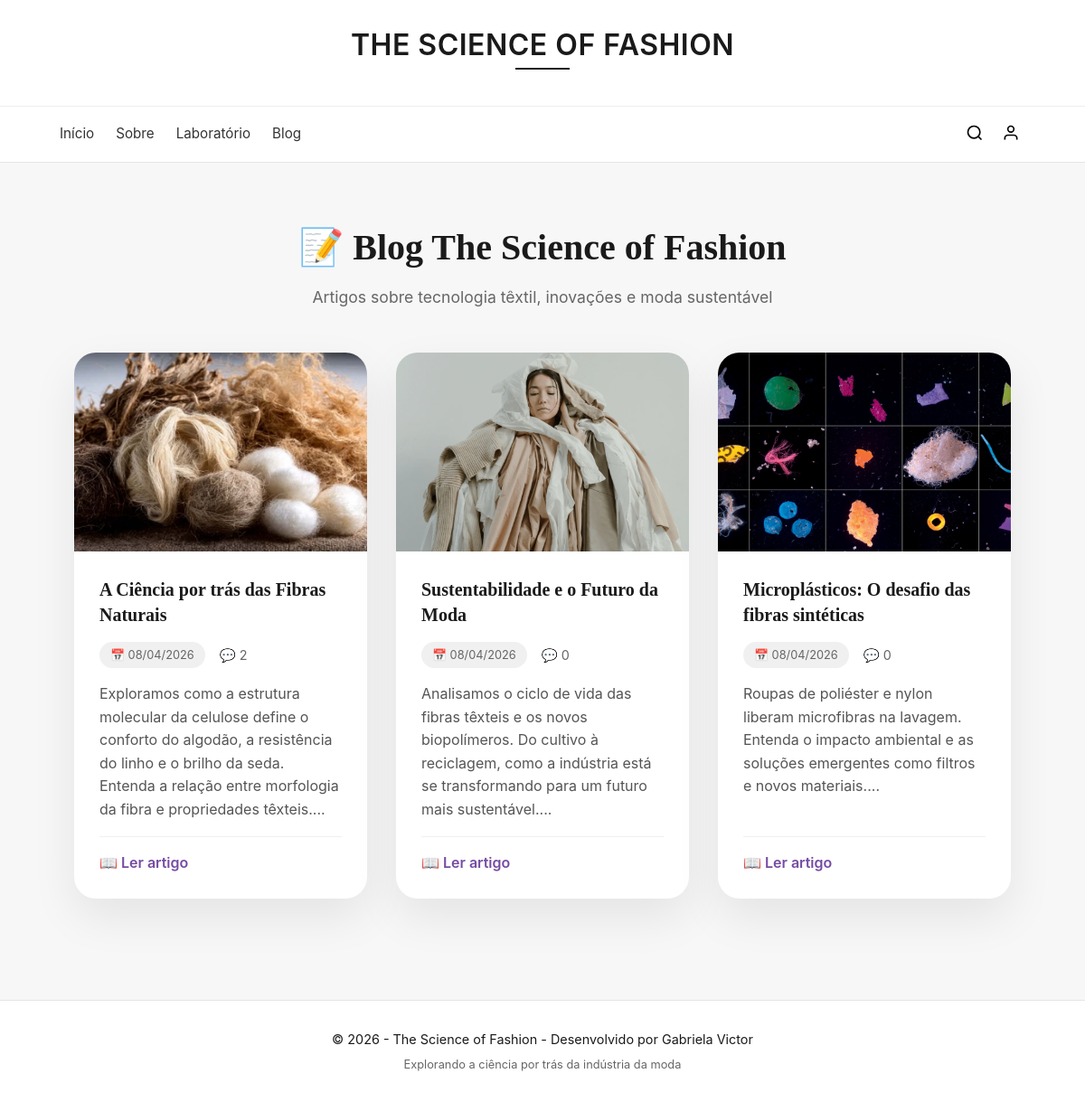
/blog, run on an earlier commit of the app's database.
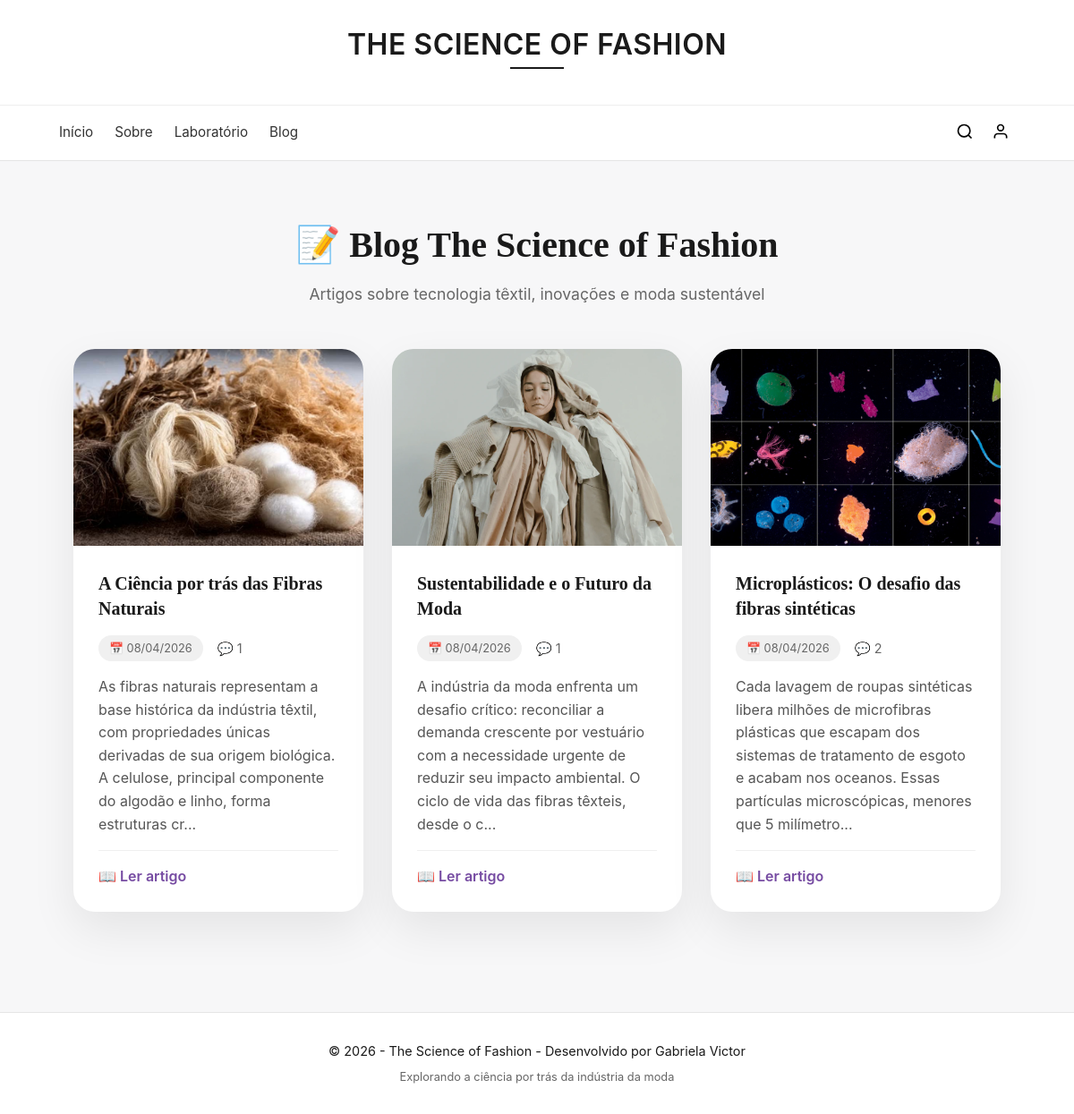
And on a later commit of the database.
### models.py (models this page shows)
class Post(SQLModel, table=True):
    id: Optional[int] = Field(default=None, primary_key=True)
    titulo: str
    conteudo: str
    foto_url: Optional[str] = None
    data_publicacao: datetime = Field(default_factory=datetime.now)
    comentarios: List["Comentario"] = Relationship(back_populates="post")
    usuarios_que_favoritaram: List[Usuario] = Relationship(back_populates="posts_favoritos", link_model=FavoritoPost)

### main.py (the view)
@app.get("/blog", response_class=HTMLResponse)
async def listar_posts(
    request: Request,
    session: Session = Depends(get_session),
    usuario: Optional[Usuario] = Depends(get_usuario_logado)
):
    posts = session.exec(select(Post)).all()
    if "HX-Request" in request.headers:
        return templates.TemplateResponse(request, "partials/posts_list.html", {"posts": posts, "usuario": usuario})
    return templates.TemplateResponse(request, "blog/lista_posts.html", {"posts": posts, "usuario": usuario})

### templates/blog/lista_posts.html (shortened to what this page needs)
{% extends "base.html" %}
{% block content %}
<div id="blog-list-wrapper">
    {% include "partials/posts_list.html" %}
</div>
{% endblock %}

### templates/base.html (shortened to what this page needs)
<!DOCTYPE html>
<html lang="pt-br">
<head>
    <link rel="stylesheet" href="/static/css/base.css">
    <link rel="stylesheet" href="/static/css/index.css">
    <link rel="stylesheet" href="/static/css/pages/laboratorio.css">
    <link rel="stylesheet" href="/static/css/pages/microscopio.css">
    <link rel="stylesheet" href="/static/css/pages/fibras_naturais.css">
    <link rel="stylesheet" href="/static/css/pages/fibras_sinteticas.css">
    <link rel="stylesheet" href="/static/css/pages/fibra_detalhes_content.css">
    <link rel="stylesheet" href="/static/css/pages/sobre.css">
    <link rel="stylesheet" href="/static/css/pages/blog.css">
    <link rel="stylesheet" href="/static/css/pages/login.css">
    <link rel="stylesheet" href="/static/css/pages/cadastro.css">
    <link rel="stylesheet" href="/static/css/pages/perfil.css">
    <link rel="stylesheet" href="/static/css/search.css">
</head>
<body>
    <header class="main-header">
        <div class="hero-title">
            <h1 class="site-title">The Science of Fashion</h1>
            <div class="title-underline"></div>
        </div>
        <nav class="nav-bar">
            <div class="nav-container">
                <div class="nav-links">
                    <a href="/" class="nav-link"
                       hx-get="/" hx-target="#main-content" hx-push-url="true" hx-swap="innerHTML">Início</a>
                    <a href="/sobre" class="nav-link"
                       hx-get="/sobre" hx-target="#main-content" hx-push-url="true" hx-swap="innerHTML">Sobre</a>
                    <a href="/laboratorio" class="nav-link"
                       hx-get="/laboratorio" hx-target="#main-content" hx-push-url="true" hx-swap="innerHTML">Laboratório</a>
                    <a href="/blog" class="nav-link"
                       hx-get="/blog" hx-target="#main-content" hx-push-url="true" hx-swap="innerHTML">Blog</a>
                </div>
                <div class="nav-actions">
                    <div class="search-wrapper">
                        <button class="nav-icon-btn search-btn" id="searchBtn" aria-label="Pesquisar">
                            <svg width="20" height="20" viewBox="0 0 24 24" fill="none" stroke="currentColor" stroke-width="2">
                                <circle cx="11" cy="11" r="8"></circle>
                                <line x1="21" y1="21" x2="16.65" y2="16.65"></line>
                            </svg>
                        </button>
                    </div>
                    <div class="account-wrapper">
                        <button class="nav-icon-btn account-btn" id="accountBtn">
                            <svg width="20" height="20" viewBox="0 0 24 24" fill="none" stroke="currentColor" stroke-width="2">
                                <path d="M20 21v-2a4 4 0 0 0-4-4H8a4 4 0 0 0-4 4v2"></path>
                                <circle cx="12" cy="7" r="4"></circle>
                            </svg>
                        </button>
                    </div>
                </div>
            </div>
        </nav>
    </header>
    <main id="main-content">
        {% block content %}{% endblock %}
    </main>
    <footer class="main-footer">
        <p>&copy; 2026 - The Science of Fashion - Desenvolvido por Gabriela Victor</p>
        <p class="footer-sub">Explorando a ciência por trás da indústria da moda</p>
    </footer>
</body>
</html>

### templates/partials/posts_list.html
<div class="blog-container">
    <div class="blog-header">
        <h1>📝 Blog The Science of Fashion</h1>
        <p>Artigos sobre tecnologia têxtil, inovações e moda sustentável</p>
    </div>
    <div class="posts-grid" id="posts-grid">
        {% for post in posts %}
        <article class="post-card"
                 hx-get="/blog/post/{{ post.id }}"
                 hx-target="#main-content"
                 hx-push-url="true"
                 hx-swap="innerHTML">
            {% if post.foto_url %}
            <div class="post-card-image">
                <img src="{{ post.foto_url }}" alt="{{ post.titulo }}">
            </div>
            {% else %}
            <div class="post-card-image placeholder">
                <span>📷</span>
            </div>
            {% endif %}
            <div class="post-card-content">
                <h2 class="post-card-title">{{ post.titulo }}</h2>
                <div class="post-card-meta">
                    <span class="post-date">📅 {{ post.data_publicacao.strftime('%d/%m/%Y') }}</span>
                    <span class="comment-count">💬 {{ post.comentarios|length }}</span>
                </div>
                <p class="post-card-excerpt">{{ post.conteudo[:200] }}...</p>
                <div class="post-card-footer">
                    <span class="read-more">📖 Ler artigo</span>
                </div>
            </div>
        </article>
        {% else %}
        <div class="no-posts">
            <p>Nenhum post encontrado.</p>
        </div>
        {% endfor %}
    </div>
</div>

### static/css/base.css (style rules this page uses)
* { margin: 0; padding: 0; box-sizing: border-box; }
body { font-family: -apple-system, BlinkMacSystemFont, "Segoe UI", Roboto, sans-serif; background: #f7f7f8; color: #1a1a1a; line-height: 1.5; }
.main-header { background: #ffffff; border-bottom: 1px solid #e5e5e5; }
.hero-title { text-align: center; padding: 2rem 1rem 1rem; }
.site-title { font-size: 2rem; font-weight: 600; letter-spacing: 0.5px; }
.title-underline { width: 60px; height: 2px; background: #1a1a1a; margin: 0.5rem auto 0; }
.nav-bar { border-top: 1px solid #eee; }
.nav-container { max-width: 1100px; margin: 0 auto; padding: 0.8rem 1rem; display: flex; justify-content: space-between; align-items: center; }
.nav-links { display: flex; gap: 1.5rem; }
.nav-link { text-decoration: none; color: #333; font-size: 0.95rem; transition: color 0.2s; }
.nav-actions { display: flex; align-items: center; gap: 0.5rem; }
.nav-icon-btn { background: none; border: none; cursor: pointer; padding: 6px; border-radius: 6px; }
.account-wrapper { position: relative; }
main { max-width: 1100px; margin: 2rem auto; padding: 0 1rem; }
.main-footer { text-align: center; padding: 2rem 1rem; border-top: 1px solid #e5e5e5; margin-top: 3rem; background: #fff; font-size: 0.9rem; }
.footer-sub { margin-top: 0.5rem; font-size: 0.8rem; color: #666; }

### static/css/index.css (style rules this page uses)
.hero-title { font-size: 3.5rem; font-weight: 700; line-height: 1.1; margin-bottom: 1.5rem; color: #1a1a1a; text-transform: uppercase; letter-spacing: -1px; }

### static/css/pages/blog.css (style rules this page uses)
.blog-container { max-width: 1100px; margin: 0 auto; padding: 2rem 1rem 4rem; }
.blog-header { text-align: center; margin-bottom: 3rem; }
.blog-header h1 { font-size: 2.5rem; margin-bottom: 0.75rem; color: #1a1a1a; font-family: 'Playfair Display', serif; }
.blog-header p { font-size: 1.1rem; color: #666; }
.posts-grid { display: grid; grid-template-columns: repeat(auto-fill, minmax(320px, 1fr)); gap: 2rem; margin-top: 2rem; }
.post-card { background: #fff; border-radius: 24px; overflow: hidden; box-shadow: 0 20px 50px rgba(0, 0, 0, 0.08); transition: all 0.3s ease; cursor: pointer; display: flex; flex-direction: column; height: 100%; }
.post-card-image { width: 100%; height: 220px; background: linear-gradient(135deg, #f4f5f7 0%, #f9fafb 100%); overflow: hidden; position: relative; }
.post-card-image img { width: 100%; height: 100%; object-fit: cover; transition: transform 0.3s ease; }
.post-card-content { padding: 1.75rem; display: flex; flex-direction: column; flex: 1; }
.post-card-title { font-size: 1.25rem; margin-bottom: 1rem; color: #1a1a1a; line-height: 1.4; font-family: 'Playfair Display', serif; }
.post-card-meta { display: flex; gap: 1rem; margin-bottom: 1rem; font-size: 0.9rem; color: #666; }
.post-date, .comment-count { display: flex; align-items: center; gap: 0.3rem; }
.post-card-excerpt { color: #555; line-height: 1.6; margin-bottom: 1rem; flex: 1; }
.post-card-footer { display: flex; justify-content: space-between; align-items: center; padding-top: 1rem; border-top: 1px solid #f0f0f0; }
.read-more { color: #764ba2; font-weight: 600; transition: all 0.2s ease; }

### static/css/pages/perfil.css (style rules this page uses)
.tag-categoria, .tag-origem, .post-date { padding: 0.3rem 0.75rem; border-radius: 20px; background: #f0f0f0; font-size: 0.8rem; color: #666; }

### static/css/search.css (style rules this page uses)
.search-wrapper { position: relative; }

What changed in the data, as far as the page shows it:
changed Post "A Ciência por trás das Fibras Naturais": comentarios|length "2" → "1"; conteudo "Exploramos como a estrutura molecular da celulose define o conforto do algodão, a resistência do linho e o brilho da seda. Entenda a relação entre morfologia da fibra e propriedades têxteis." → "As fibras naturais representam a base histórica da indústria têxtil, com propriedades únicas derivadas de sua origem biológica. A celulose, principal componente do algodão e linho, forma estruturas cr"
changed Post "Sustentabilidade e o Futuro da Moda": comentarios|length "0" → "1"; conteudo "Analisamos o ciclo de vida das fibras têxteis e os novos biopolímeros. Do cultivo à reciclagem, como a indústria está se transformando para um futuro mais sustentável." → "A indústria da moda enfrenta um desafio crítico: reconciliar a demanda crescente por vestuário com a necessidade urgente de reduzir seu impacto ambiental. O ciclo de vida das fibras têxteis, desde o c"
changed Post "Microplásticos: O desafio das fibras sintéticas": comentarios|length "0" → "2"; conteudo "Roupas de poliéster e nylon liberam microfibras na lavagem. Entenda o impacto ambiental e as soluções emergentes como filtros e novos materiais." → "Cada lavagem de roupas sintéticas libera milhões de microfibras plásticas que escapam dos sistemas de tratamento de esgoto e acabam nos oceanos. Essas partículas microscópicas, menores que 5 milímetro"
